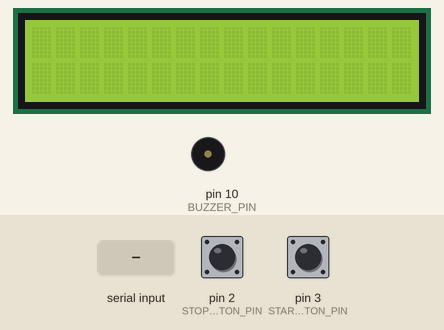
The sketch below on a simulated Arduino Uno, built with avr-gcc and run on an emulated ATmega328P. On the bench: 16×2 character LCD, buzzer (waves = sounding, pin HIGH). The test bench sets the inputs (shaded band); at power-on: pin 3 (START_BUTTON_PIN) HIGH, pin 2 (STOP_BUTTON_PIN) HIGH. What the sketch prints to the serial monitor is not drawn.

Above: at 1.2 s.
1.3 s: pin 3 (START_BUTTON_PIN) pulled LOW for 0.15 s
At 1.45 s:
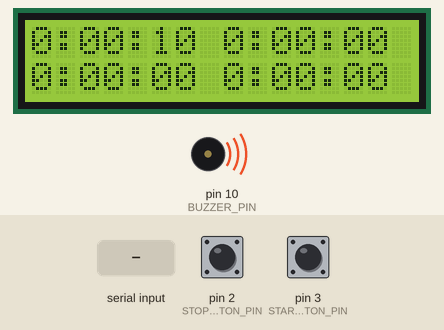
2.0 s: pin 2 (STOP_BUTTON_PIN) pulled LOW for 0.15 s
At 2.7 s:
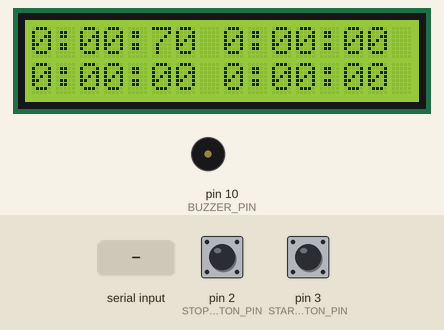
3.7 s: "s" received over Serial
At 3.85 s:
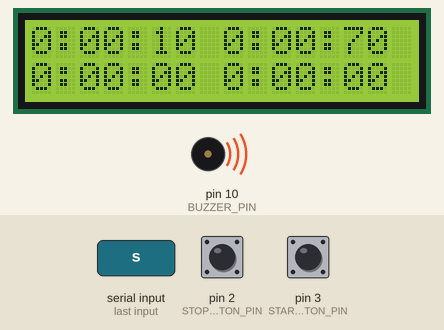
5.2 s: pin 2 (STOP_BUTTON_PIN) pulled LOW for 1 s
At 6.6 s:
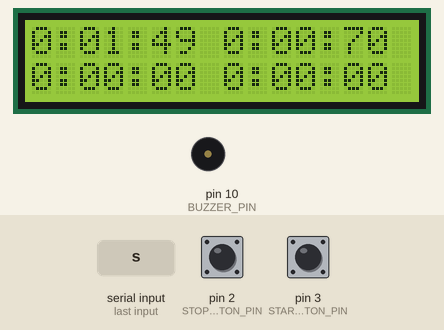
Timing chart, 0 to 8.2 s (numbered marks = the images above; inputs shaded):
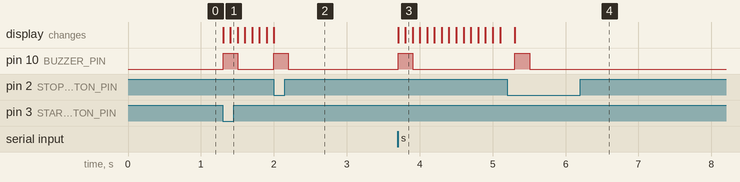

The sketch:

stopwatch.ino
```cpp
#include <LiquidCrystal.h>

#define DEBUG

#define BUZZER_TIME     200   // ms

typedef struct timer {
  unsigned char minutes = 0;
  unsigned char seconds = 0;
  unsigned char tenths = 0;
  unsigned char hundreds = 0;
  unsigned char thousands = 0;
} Timer;

const uint8_t BUZZER_PIN = 10;
const uint8_t START_BUTTON_PIN = 3;
const uint8_t STOP_BUTTON_PIN = 2;
const uint8_t REGISTER_SELECT_PIN = 9;
const uint8_t ENABLE_PIN = 8;
const uint8_t DATA_BUS_LINE_1_PIN = 7;
const uint8_t DATA_BUS_LINE_2_PIN = 6;
const uint8_t DATA_BUS_LINE_3_PIN = 5;
const uint8_t DATA_BUS_LINE_4_PIN = 4;

LiquidCrystal lcd(REGISTER_SELECT_PIN,
                  ENABLE_PIN,
                  DATA_BUS_LINE_1_PIN,
                  DATA_BUS_LINE_2_PIN,
                  DATA_BUS_LINE_3_PIN,
                  DATA_BUS_LINE_4_PIN);

uint16_t buzzerTimer = 0;
Timer timer[5];

bool timerRunning = false;
bool printTime = false;
bool updateFlag = false;
bool firstUpdate = false;
bool startBuzzer = false;

//void serialToBluetooth(void);
#ifdef DEBUG
void checkSerial();
void updateSerialDisplay(uint8_t index);
#endif
void startButtonInterrupt();
void stopButtonInterrupt();
void startTimer();
void stopTimer();
void updateLcdDisplay(uint8_t index);

void setup()
{
  pinMode(BUZZER_PIN, OUTPUT);

  pinMode(START_BUTTON_PIN, INPUT_PULLUP);
  pinMode(STOP_BUTTON_PIN, INPUT_PULLUP);

  attachInterrupt(digitalPinToInterrupt(START_BUTTON_PIN), startButtonInterrupt, FALLING);

#ifdef DEBUG
  // initialize serial communication at 9600 bits per second:
  Serial.begin(9600);
#endif

  // set up the LCD's number of columns and rows:
  lcd.begin(16, 2);

  cli(); // Stop interrupts

  // Set timer1 interrupt at 1Hz
  TCCR1A = 0; // Set entire TCCR1A register to 0
  TCCR1B = 0; // Same for TCCR1B
  TCNT1  = 0; // Initialize counter value to 0
  // Set compare match register for 1hz increments
  OCR1A = 249;// = (16*10^6) / (1*64) - 1 (must be <65536)
  // Turn on CTC mode
  TCCR1B |= (1 << WGM12);
  // Set CS12 bit for 64 prescaler
  TCCR1B |= (1 << CS11) | (1 << CS10);
  // Enable timer compare interrupt
  TIMSK1 |= (1 << OCIE1A);

  sei(); // Allow interrupts
}

void loop()
{
  uint8_t index;

#ifdef DEBUG
  checkSerial();
#endif

  if (printTime)
  {
#ifdef DEBUG
    updateSerialDisplay(0);
#endif
    delay(100);

    for (index = 1; index < 5; index++)
    {
      updateLcdDisplay(index);
    }

    printTime = false;
  }

  if (firstUpdate)
  {
    for (index = 4; index > 1; index--)
    {
      timer[index] = timer[index - 1];
    }

    for (index = 2; index < 5; index++)
    {
      updateLcdDisplay(index);
    }

    firstUpdate = false;
  }

  if (timerRunning)
  {
    if (updateFlag)
    {
      updateLcdDisplay(0);
      updateFlag = false;
    }
  }

  if (startBuzzer)
  {
    buzzerTimer = BUZZER_TIME;
    digitalWrite(BUZZER_PIN, HIGH);
    startBuzzer = false;
  }

  if (buzzerTimer == 0)
  {
      digitalWrite(BUZZER_PIN, LOW);
  }
}

#ifdef DEBUG
void checkSerial()
{
  int incomingByte = 0;   // for incoming serial data

  if (Serial.available() > 0)
  {
    // read the incoming byte:
    incomingByte = Serial.read();

    if (incomingByte == 's')
    {
      startTimer();
    }
    else if (incomingByte == 'e')
    {
      stopTimer();
    }
  }
}
#endif

void startButtonInterrupt()
{
  startTimer();
}

void stopButtonInterrupt()
{
  stopTimer();
}

ISR(TIMER1_COMPA_vect)
{
  // timer1 interrupt 1kHz
  if (timerRunning)
  {
    timer[0].thousands++;
    if (timer[0].thousands > 9)
    {
      timer[0].thousands = 0;
      timer[0].hundreds++;
      if (timer[0].hundreds > 9)
      {
        timer[0].hundreds = 0;
        timer[0].tenths++;

        updateFlag = true;
        if (timer[0].tenths > 9)
        {
          timer[0].tenths = 0;
          timer[0].seconds++;

          if (timer[0].seconds > 59)
          {
            timer[0].seconds = 0;
            timer[0].minutes++;
          }
        }
      }
    }
  }

  if (buzzerTimer > 0)
  {
    buzzerTimer--;
  }
}

void startTimer()
{
  if (!timerRunning)
  {
    detachInterrupt(digitalPinToInterrupt(START_BUTTON_PIN));
    attachInterrupt(digitalPinToInterrupt(STOP_BUTTON_PIN), stopButtonInterrupt, FALLING);

    EIFR = 0xFF;

    timer[0].minutes = 0;
    timer[0].seconds = 0;
    timer[0].tenths = 0;
    timer[0].hundreds = 0;

    timerRunning = true;
    firstUpdate = true;
    startBuzzer = true;
  }
}

void stopTimer()
{
  if (timerRunning)
  {
    detachInterrupt(digitalPinToInterrupt(STOP_BUTTON_PIN));
    attachInterrupt(digitalPinToInterrupt(START_BUTTON_PIN), startButtonInterrupt, FALLING);

    EIFR = 0xFF;

    timerRunning = false;
    startBuzzer = true;
    printTime = true;

    timer[1] = timer[0];

    updateFlag = true;
  }
}

void updateLcdDisplay(uint8_t index)
{
  switch (index)
  {
    case 0:
      lcd.setCursor(0, 0);
      break;
    case 1:
      lcd.setCursor(0, 0);
      break;
    case 2:
      lcd.setCursor(8, 0);
      break;
    case 3:
      lcd.setCursor(0, 1);
      break;
    case 4:
      lcd.setCursor(8, 1);
      break;
    default:
      lcd.setCursor(0, 1);
      break;
  }
  lcd.print(timer[index].minutes % 10);
  lcd.print(":");
  lcd.print(timer[index].seconds / 10);
  lcd.print(timer[index].seconds % 10);
  lcd.print(":");
  lcd.print(timer[index].tenths);
  lcd.print(timer[index].hundreds);
}

#ifdef DEBUG
void updateSerialDisplay(uint8_t index)
{
  Serial.print(timer[index].minutes);
  Serial.print(":");
  Serial.print(timer[index].seconds);
  Serial.print(".");
  Serial.print(timer[index].tenths);
  Serial.println(timer[index].hundreds);
}
#endif
```

Measured:
- after the input at 1.3 s, pin 10 (BUZZER_PIN): LOW → HIGH at once, → LOW 0.20 s later; the display: first changes at once (image 1 shows a later state)
- after the input at 2.0 s, pin 10 (BUZZER_PIN): LOW → HIGH at once, → LOW 0.20 s later
- after the input at 3.7 s, pin 10 (BUZZER_PIN): LOW → HIGH at once, → LOW 0.20 s later; the display: first changes at once (image 3 shows a later state)
- after the input at 5.2 s, pin 10 (BUZZER_PIN): LOW → HIGH after 0.11 s, → LOW 0.20 s later
